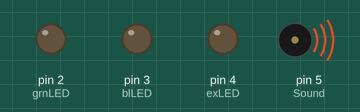
Simulated run of this sketch. Board: Arduino Uno, built with avr-gcc and run on an emulated ATmega328P. Parts: output pins drawn as LEDs (lit = HIGH), buzzer (waves = sounding). Random numbers use the default seed unless the sketch sets one.

Above: at 0.1 s.
At 1.8 s:
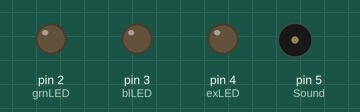
Timing chart, 0 to 3.3 s (numbered marks = the images above):
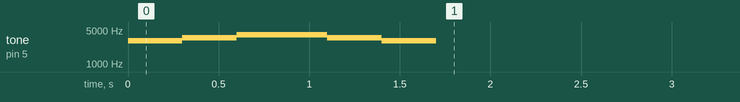

The sketch:

WashControllerEmulator.ino
```cpp
long data[8];
long laundry = 0;
long progr = 0;
long step = 0;
String rfid = "14398715 25509504 7071703 1234567";

static unsigned long TimeOut = 0;

#define Sound 5
#define inPin A1
#define blLED 3
#define grnLED 2
#define exLED 4

void setup() {
	Serial.begin(38400);
	pinMode(inPin, INPUT_PULLUP);      // sets the digital pin 7 as input to sense receiver input signal
	pinMode(grnLED, OUTPUT);
	pinMode(blLED, OUTPUT);
  pinMode(exLED, OUTPUT);
	digitalWrite(grnLED, LOW);
	digitalWrite(blLED, LOW);
  digitalWrite(exLED, LOW);
	TimeOut = millis();
	tone(Sound, 3000, 300);
	delay(300);
	tone(Sound, 3500, 300);
	delay(300);
	tone(Sound, 4000, 500);
	delay(500);
  tone(Sound, 3500, 300);
  delay(300);
  tone(Sound, 3000, 300);
  delay(300);
}

void loop() {
	if (millis() - TimeOut >= 180000) {
		TimeOut = millis();
		laundry = random(1,4);
		progr = random(1,10);
		step = random(1,8);
		for (int i = 0; i < 8; i++) {
			data[i] = random(0,255);
		}
		//Serial.println(randDEC);
		//print a random number from 10 to 19
		//randKG = random(10, 0x0fffff);
		Serial.print("w:"); Serial.print(laundry); Serial.print(",p:"); Serial.print(progr); Serial.print(",s:"); Serial.print(step);
		for (int i = 0; i < 8; i++) {
			Serial.print(" ");
			Serial.print(data[i]);
		}
		Serial.print(",rfid:"); Serial.print(rfid);
		Serial.print("\r\n");
		digitalWrite(grnLED, HIGH);
		digitalWrite(blLED, HIGH);
		delay(100);
		digitalWrite(grnLED, LOW);
		digitalWrite(blLED, LOW);
	}
}
```
